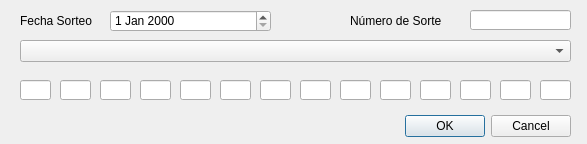
<?xml version="1.0" encoding="UTF-8"?>
<ui version="4.0">
 <class>Dialog</class>
 <widget class="QDialog" name="Dialog">
  <property name="geometry">
   <rect>
    <x>0</x>
    <y>0</y>
    <width>587</width>
    <height>144</height>
   </rect>
  </property>
  <property name="windowTitle">
   <string>Dialog</string>
  </property>
  <widget class="QDialogButtonBox" name="buttonBox">
   <property name="geometry">
    <rect>
     <x>230</x>
     <y>110</y>
     <width>341</width>
     <height>32</height>
    </rect>
   </property>
   <property name="orientation">
    <enum>Qt::Horizontal</enum>
   </property>
   <property name="standardButtons">
    <set>QDialogButtonBox::Cancel|QDialogButtonBox::Ok</set>
   </property>
  </widget>
  <widget class="QComboBox" name="comboBox">
   <property name="geometry">
    <rect>
     <x>20</x>
     <y>40</y>
     <width>551</width>
     <height>22</height>
    </rect>
   </property>
  </widget>
  <widget class="QDateEdit" name="dateEdit">
   <property name="geometry">
    <rect>
     <x>110</x>
     <y>10</y>
     <width>161</width>
     <height>22</height>
    </rect>
   </property>
  </widget>
  <widget class="QLineEdit" name="lsorteo">
   <property name="geometry">
    <rect>
     <x>470</x>
     <y>10</y>
     <width>101</width>
     <height>20</height>
    </rect>
   </property>
  </widget>
  <widget class="QLabel" name="label">
   <property name="geometry">
    <rect>
     <x>350</x>
     <y>10</y>
     <width>91</width>
     <height>21</height>
    </rect>
   </property>
   <property name="text">
    <string>Número de Sorteo</string>
   </property>
  </widget>
  <widget class="QLabel" name="label_2">
   <property name="geometry">
    <rect>
     <x>20</x>
     <y>10</y>
     <width>81</width>
     <height>21</height>
    </rect>
   </property>
   <property name="text">
    <string>Fecha Sorteo</string>
   </property>
  </widget>
  <widget class="QLineEdit" name="lN01">
   <property name="geometry">
    <rect>
     <x>20</x>
     <y>80</y>
     <width>31</width>
     <height>20</height>
    </rect>
   </property>
  </widget>
  <widget class="QLineEdit" name="lN02">
   <property name="geometry">
    <rect>
     <x>60</x>
     <y>80</y>
     <width>31</width>
     <height>20</height>
    </rect>
   </property>
  </widget>
  <widget class="QLineEdit" name="lN03">
   <property name="geometry">
    <rect>
     <x>100</x>
     <y>80</y>
     <width>31</width>
     <height>20</height>
    </rect>
   </property>
  </widget>
  <widget class="QLineEdit" name="lN04">
   <property name="geometry">
    <rect>
     <x>140</x>
     <y>80</y>
     <width>31</width>
     <height>20</height>
    </rect>
   </property>
  </widget>
  <widget class="QLineEdit" name="lN05">
   <property name="geometry">
    <rect>
     <x>180</x>
     <y>80</y>
     <width>31</width>
     <height>20</height>
    </rect>
   </property>
  </widget>
  <widget class="QLineEdit" name="lN06">
   <property name="geometry">
    <rect>
     <x>220</x>
     <y>80</y>
     <width>31</width>
     <height>20</height>
    </rect>
   </property>
  </widget>
  <widget class="QLineEdit" name="lN07">
   <property name="geometry">
    <rect>
     <x>260</x>
     <y>80</y>
     <width>31</width>
     <height>20</height>
    </rect>
   </property>
  </widget>
  <widget class="QLineEdit" name="lN08">
   <property name="geometry">
    <rect>
     <x>300</x>
     <y>80</y>
     <width>31</width>
     <height>20</height>
    </rect>
   </property>
  </widget>
  <widget class="QLineEdit" name="lN09">
   <property name="geometry">
    <rect>
     <x>340</x>
     <y>80</y>
     <width>31</width>
     <height>20</height>
    </rect>
   </property>
  </widget>
  <widget class="QLineEdit" name="lN10">
   <property name="geometry">
    <rect>
     <x>380</x>
     <y>80</y>
     <width>31</width>
     <height>20</height>
    </rect>
   </property>
  </widget>
  <widget class="QLineEdit" name="lN11">
   <property name="geometry">
    <rect>
     <x>420</x>
     <y>80</y>
     <width>31</width>
     <height>20</height>
    </rect>
   </property>
  </widget>
  <widget class="QLineEdit" name="lN12">
   <property name="geometry">
    <rect>
     <x>460</x>
     <y>80</y>
     <width>31</width>
     <height>20</height>
    </rect>
   </property>
  </widget>
  <widget class="QLineEdit" name="lN13">
   <property name="geometry">
    <rect>
     <x>500</x>
     <y>80</y>
     <width>31</width>
     <height>20</height>
    </rect>
   </property>
  </widget>
  <widget class="QLineEdit" name="lN14">
   <property name="geometry">
    <rect>
     <x>540</x>
     <y>80</y>
     <width>31</width>
     <height>20</height>
    </rect>
   </property>
  </widget>
 </widget>
 <resources/>
 <connections>
  <connection>
   <sender>buttonBox</sender>
   <signal>accepted()</signal>
   <receiver>Dialog</receiver>
   <slot>accept()</slot>
   <hints>
    <hint type="sourcelabel">
     <x>248</x>
     <y>254</y>
    </hint>
    <hint type="destinationlabel">
     <x>157</x>
     <y>274</y>
    </hint>
   </hints>
  </connection>
  <connection>
   <sender>buttonBox</sender>
   <signal>rejected()</signal>
   <receiver>Dialog</receiver>
   <slot>reject()</slot>
   <hints>
    <hint type="sourcelabel">
     <x>316</x>
     <y>260</y>
    </hint>
    <hint type="destinationlabel">
     <x>286</x>
     <y>274</y>
    </hint>
   </hints>
  </connection>
 </connections>
</ui>
